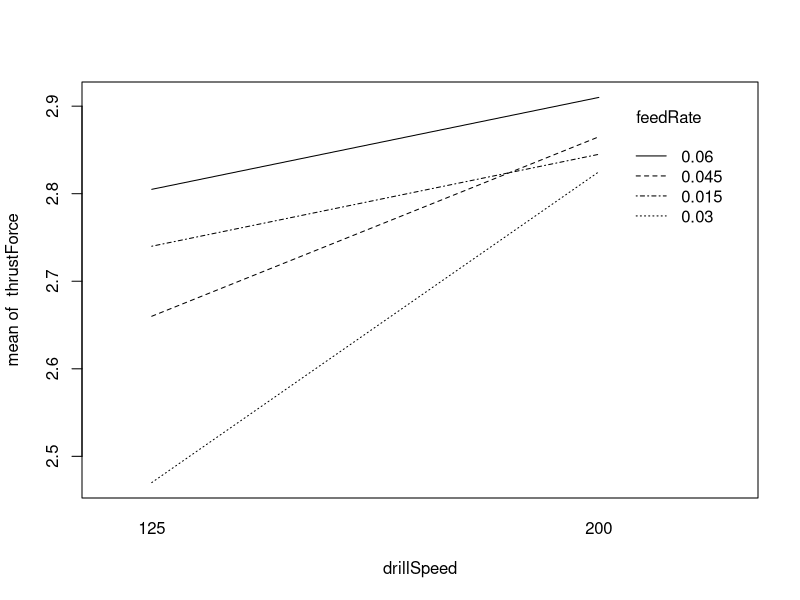
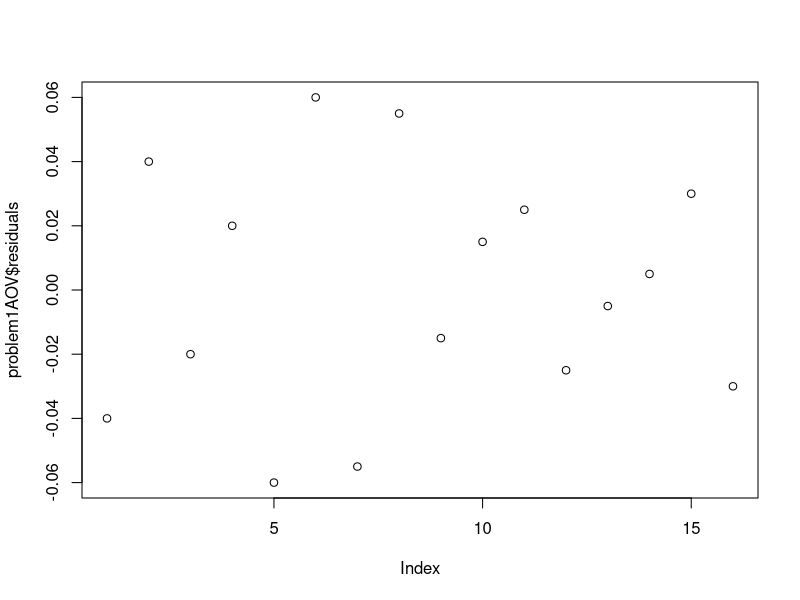
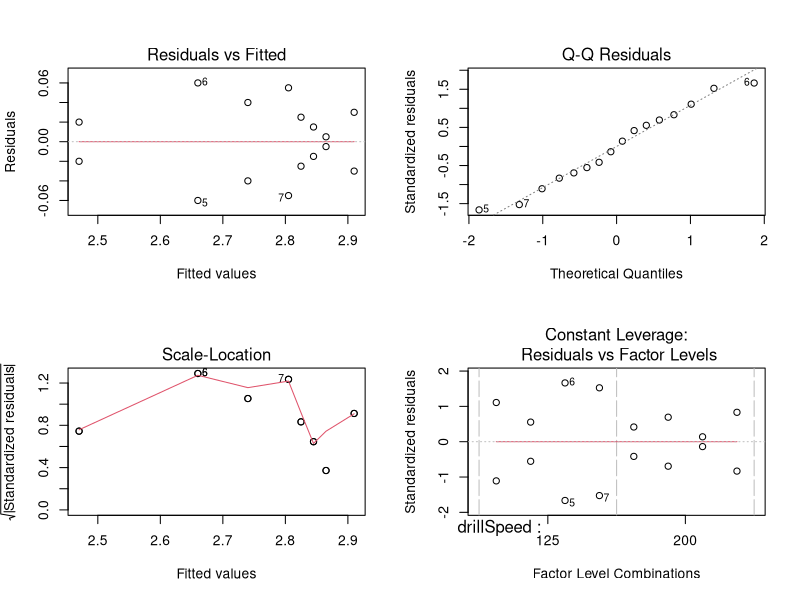
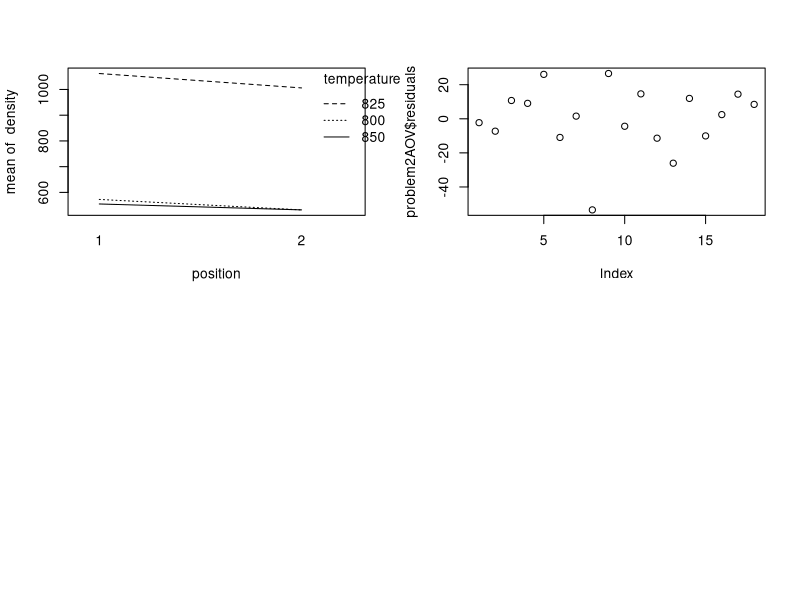
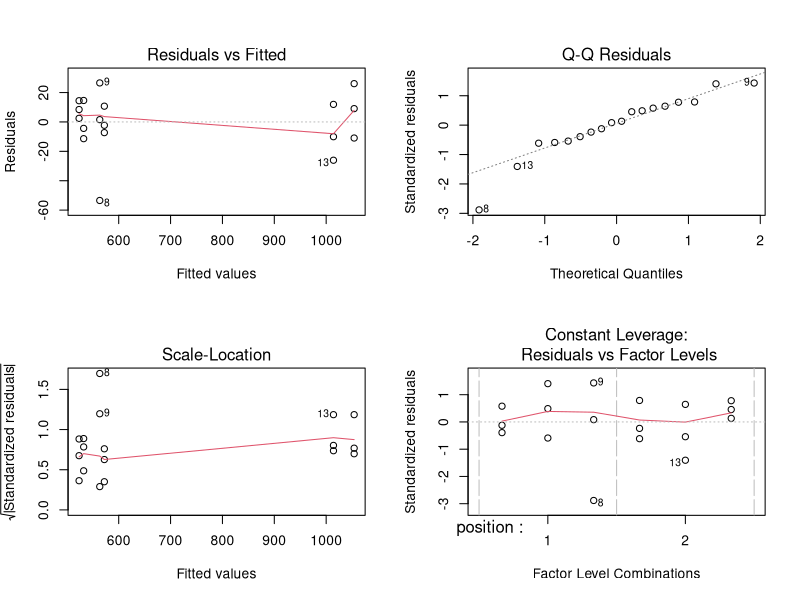
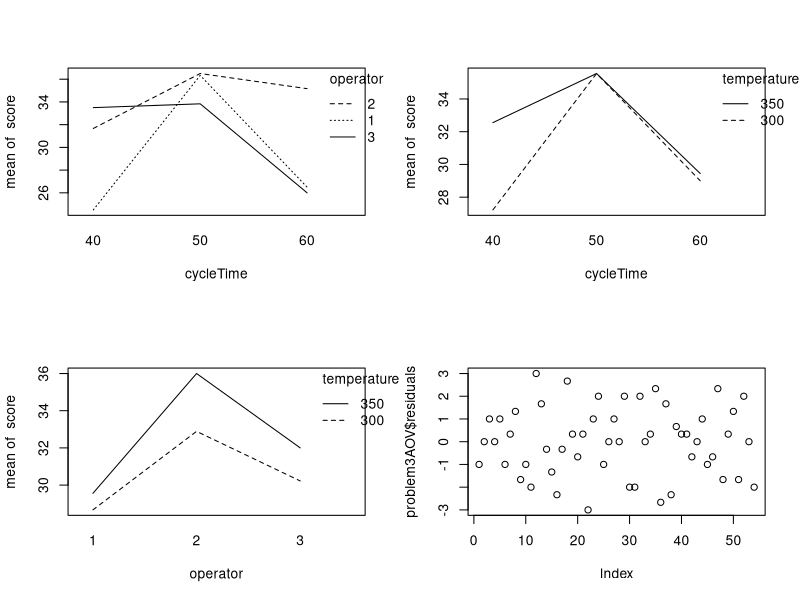
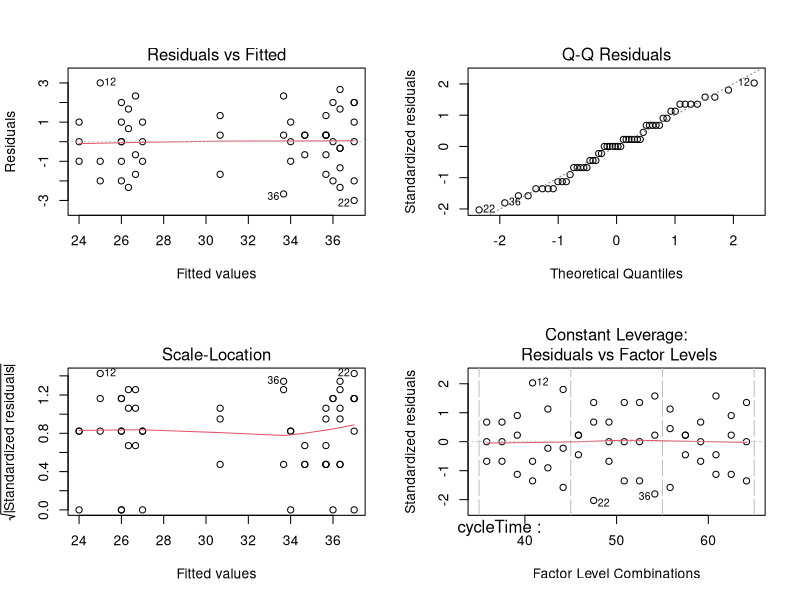
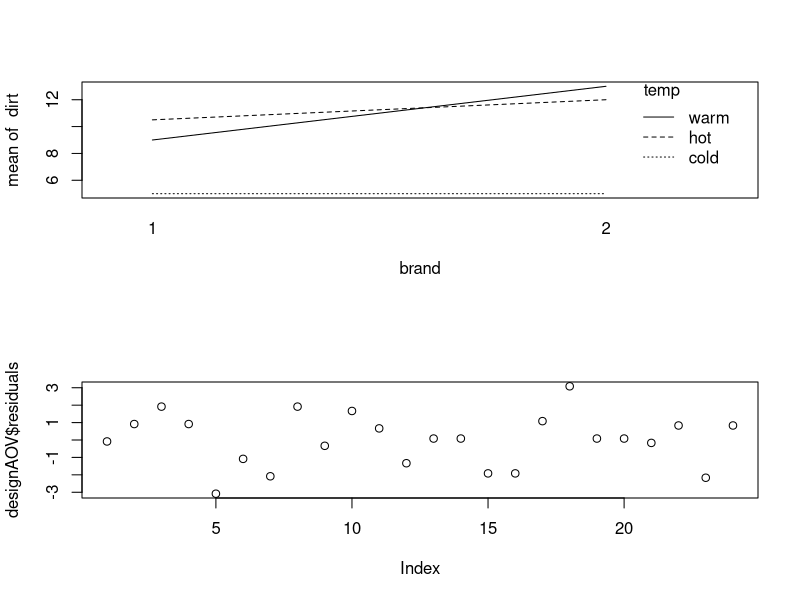

Write R code to recreate these figures, in order.
########################################
# Dallin Romney - u1087199             #
# Design of Experiments Homework 6     #
# April 2, 2019                        #
########################################

rm(list = ls()) # Clear workspace
cat("\014")     # Clear console (control + L)

############## PART I: Open Stats Problems ##############

########## Problem 5-7

drillSpeed  = factor(c(rep(125, 8), rep(200, 8)))
feedRate    = factor(rep(c(rep(0.015, 2), rep(0.030, 2), rep(0.045, 2), rep(0.060, 2)), 2))
thrustForce = c(2.70, 2.78, 2.45, 2.49, 2.60, 2.72, 2.75, 2.86,
                2.83, 2.86, 2.85, 2.80, 2.86, 2.87, 2.94, 2.88)

# Create a dataframe from the factors and response variable
problem1Data = data.frame(drillSpeed, feedRate, thrustForce, stringsAsFactors = FALSE)

with(problem1Data, interaction.plot(drillSpeed, feedRate, thrustForce))

problem1AOV0 = aov(thrustForce~drillSpeed+feedRate, data = problem1Data)
summary(problem1AOV0)

problem1AOV = aov(thrustForce~drillSpeed*feedRate, data = problem1Data)
summary(problem1AOV)

# Check assumptions, look at residuals
plot(problem1AOV$residuals)

par(mfrow=c(2,2))
plot(problem1AOV)

########## Problem 5-11

position    = factor(c(rep(1, 9), rep(2, 9)))
temperature = factor(rep(c(rep(800, 3), rep(825, 3), rep(850, 3)), 2))
density     = c(570, 565, 583, 1063, 1080, 1043, 565, 510, 590,
                528, 547, 521, 988, 1026, 1004, 526, 538, 532)


# Create a dataframe from the factors and response variable
problem2Data = data.frame(position, temperature, density, stringsAsFactors = FALSE)

with(problem2Data, interaction.plot(position, temperature, density))

problem2AOV = aov(density~position+temperature, data = problem2Data)
summary(problem2AOV)

# Check assumptions, look at residuals
plot(problem2AOV$residuals)

par(mfrow=c(2,2))
plot(problem2AOV)

########## Problem 5-17
cycleTime    = factor(c(rep(40, 18), rep(50, 18), rep(60, 18)))
temperature  = factor(rep(c(rep(300, 9), rep(350, 9)), 3))
operator     = factor(rep(c(1, 1, 1, 2, 2, 2, 3, 3, 3), 6))
score = c(23, 24, 25, 27, 28, 26, 31, 32, 29, 24, 23, 28, 38, 36, 35, 34, 36, 39,
          36, 35, 36, 34, 38, 39, 33, 34, 35, 37, 39, 35, 34, 38, 36, 34, 36, 31,
          28, 24, 27, 35, 35, 34, 26, 27, 25, 26, 29, 25, 36, 37, 34, 28, 26, 24)

# Create a dataframe from the factors and response variable
problem3Data = data.frame(cycleTime, temperature, operator, score, stringsAsFactors = FALSE)

with(problem3Data, interaction.plot(cycleTime, operator, score))
with(problem3Data, interaction.plot(cycleTime, temperature, score))
with(problem3Data, interaction.plot(operator, temperature, score))

problem3AOV = aov(score~cycleTime*temperature*operator, data = problem3Data)
summary(problem3AOV)

# Check assumptions, look at residuals
plot(problem3AOV$residuals)

par(mfrow=c(2,2))
plot(problem3AOV)

############## PART II: Multi-Factor Design Problem ##############

brand = factor(c(rep(1, 12), rep(2, 12)))
temp  = factor(rep(c(rep('cold', 4), rep('warm', 4), rep('hot', 4)), 2))
dirt  = c(4, 5, 6, 5,  7,  9,  8, 12, 10, 12, 11, 9, 
          6, 6, 4, 4, 13, 15, 12, 12, 12, 13, 10, 13)

# Create a dataframe from the factors and response variable
designData = data.frame(brand, temp, dirt, stringsAsFactors = FALSE)

par(mfrow=c(2,1))
with(designData, interaction.plot(brand, temp, dirt))

designAOV = aov(dirt~brand+temp, data = designData)
summary(designAOV)

# Check assumptions, look at residuals
plot(designAOV$residuals)

par(mfrow=c(2,2))
plot(designAOV)

